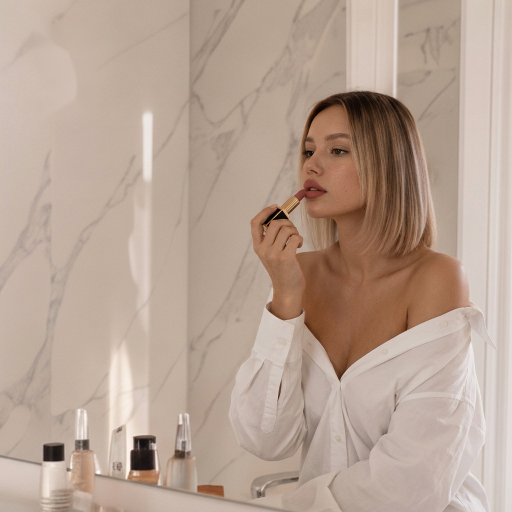
#> input picture assets/venus7-personalized.png, 1024 x 1024 px (shown at 1/2 size)
$ python prepare_venus_cover_cutout.py
#> lines starting #> are read from the running program, lines starting #| are printed output that depends on the picture; after the words box and inside, x2 and y2 are one past the last pixel; in counts of white or black regions, pixels touching at a corner belong together
"""Create an alpha cutout from the approved cover portrait without changing its pixels."""
from pathlib import Path
from PIL import Image, ImageFilter
import cv2,numpy as np
ROOT=Path(__file__).resolve().parents[1]
im=Image.open(ROOT/'assets/venus7-personalized.png').convert('RGB')
#> im is the input picture: PIL image 1024x1024 RGB; mean R, G, B 183.5, 162.3, 148
rgb=np.array(im); h,w=rgb.shape[:2]
#> after `h, w = rgb.shape[:2]`: h = 1024; w = 1024
poly=np.array([(624,204),(653,188),(688,179),(730,176),(778,180),(815,197),(838,224),(852,255),(861,302),(864,350),(870,400),(869,455),(864,490),(894,497),(920,510),(934,532),(941,562),(940,594),(961,607),(979,632),(989,675),(985,730),(980,780),(969,837),(964,886),(974,1023),(540,1023),(533,1000),(507,978),(493,954),(472,930),(454,903),(450,866),(457,829),(473,781),(490,735),(510,680),(525,643),(536,625),(539,601),(526,572),(516,548),(507,526),(501,502),(498,470),(502,445),(515,427),(536,412),(554,406),(573,393),(602,381),(603,364),(599,345),(598,312),(604,279),(608,249),(614,224)],np.int32)
seed=np.zeros((h,w),np.uint8);cv2.fillPoly(seed,[poly],255)
#> after `cv2.fillPoly(seed, [poly], 255)`:
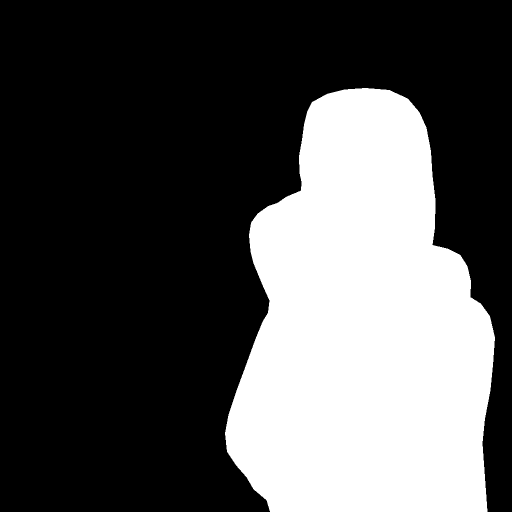
#> seed: shape (1024, 1024) (shown at 1/2 size); 32.2% white; 1 white region, box (x1, y1, x2, y2) and area: (450, 176, 990, 1024) 337119
k=lambda n:cv2.getStructuringElement(cv2.MORPH_ELLIPSE,(n,n))
inner=cv2.erode(seed,k(43));outer=cv2.dilate(seed,k(29))
mask=np.full((h,w),cv2.GC_PR_BGD,np.uint8);mask[seed>0]=cv2.GC_PR_FGD;mask[outer==0]=cv2.GC_BGD;mask[inner>0]=cv2.GC_FGD
cv2.grabCut(cv2.cvtColor(rgb,cv2.COLOR_RGB2BGR),mask,None,np.zeros((1,65),np.float64),np.zeros((1,65),np.float64),6,cv2.GC_INIT_WITH_MASK)
a=np.where((mask==cv2.GC_FGD)|(mask==cv2.GC_PR_FGD),255,0).astype('uint8')
n,lab,st,_=cv2.connectedComponentsWithStats(a,8); main=1+np.argmax(st[1:,4]);a=np.where(lab==main,255,0).astype('uint8')
a=np.array(Image.fromarray(a).filter(ImageFilter.GaussianBlur(1.2)))
# feather at the cropped lower edge of the shirt, not around the face
for y in range(936,1024):a[y]=(a[y].astype('float')*((1023-y)/87)).astype('uint8')
# Remove a detached chair/background fragment below the sleeve and a narrow
# strip of window at the right. No RGB pixels are altered.
exclude=np.zeros((h,w),np.uint8)
cv2.fillPoly(exclude,[np.array([(435,905),(462,924),(495,940),(545,949),(580,952),(585,1023),(435,1023)],np.int32)],255)
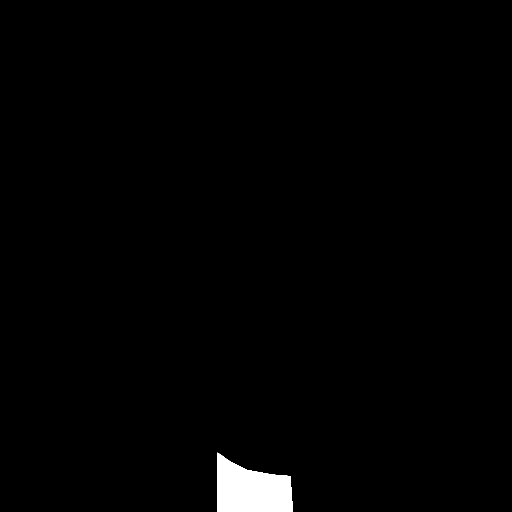
#> exclude: shape (1024, 1024) (shown at 1/2 size); 1.2% white; 1 white region, box (x1, y1, x2, y2) and area: (435, 905, 586, 1024) 12816
cv2.fillPoly(exclude,[np.array([(976,560),(1004,560),(1004,899),(977,899)],np.int32)],255)
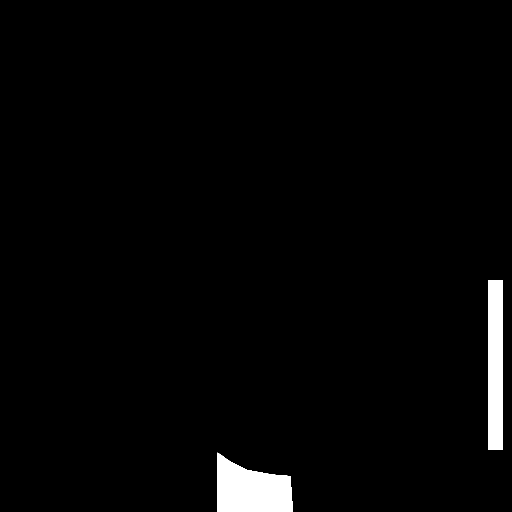
#> exclude: shape (1024, 1024) (shown at 1/2 size); 2.1% white; 2 white regions, box (x1, y1, x2, y2) and area: (435, 905, 586, 1024) 12816, (976, 560, 1005, 900) 9690
exclude=cv2.GaussianBlur(exclude,(9,9),2)
a=(a.astype('float32')*(1-exclude.astype('float32')/255)).astype('uint8')
im.putalpha(Image.fromarray(a));im=im.crop((435,160,1005,1024))
#> after `im.putalpha(Image.fromarray(a))`:
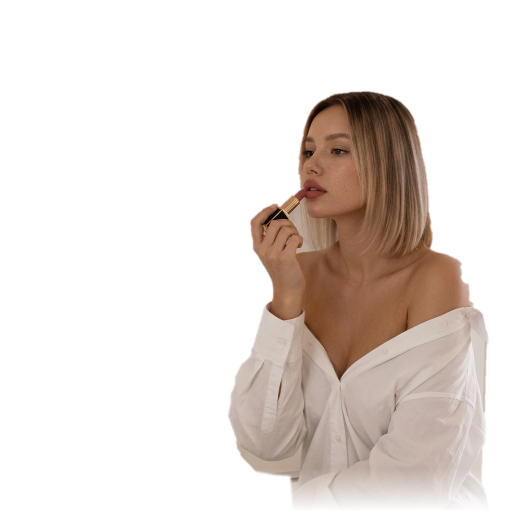
#> im: PIL image 1024x1024 RGBA (shown at 1/2 size); mean R, G, B, A 183.5, 162.3, 148, 73.2; transparent parts drawn white
#> after `im.putalpha(Image.fromarray(a))`:
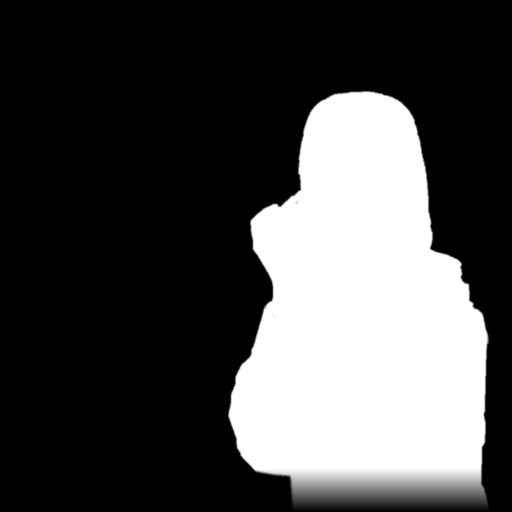
#> a: shape (1024, 1024) (shown at 1/2 size); min 0, max 255, mean 73.2
#> after `im = im.crop((435, 160, 1005, 1024))`:
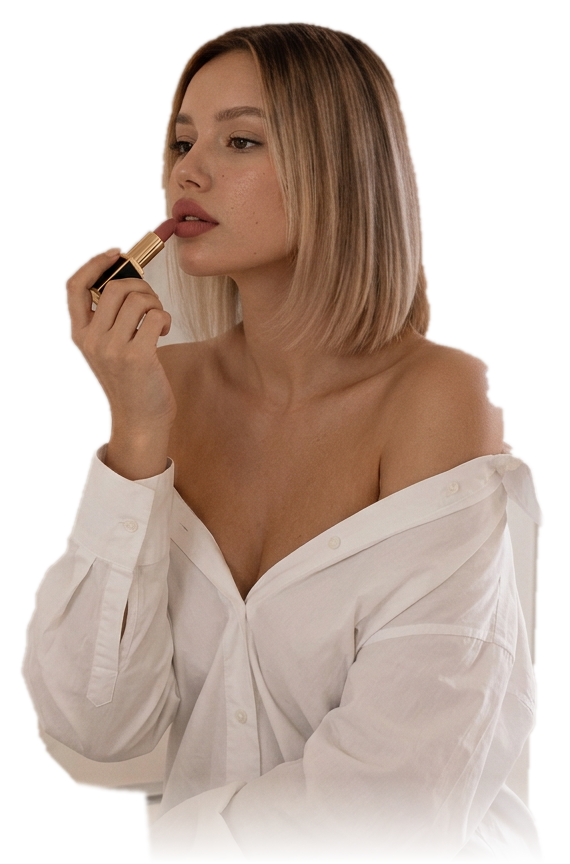
#> im: PIL image 570x864 RGBA; mean R, G, B, A 174.8, 150.3, 135.3, 155.9; transparent parts drawn white
im.save(ROOT/'assets/venus-cover-transparent.png')
print('alpha extents',im.getbbox())
#| alpha extents (19, 20, 545, 863)

$ run again, with assets/houses-beach-reference.png copied over assets/venus7-personalized.png
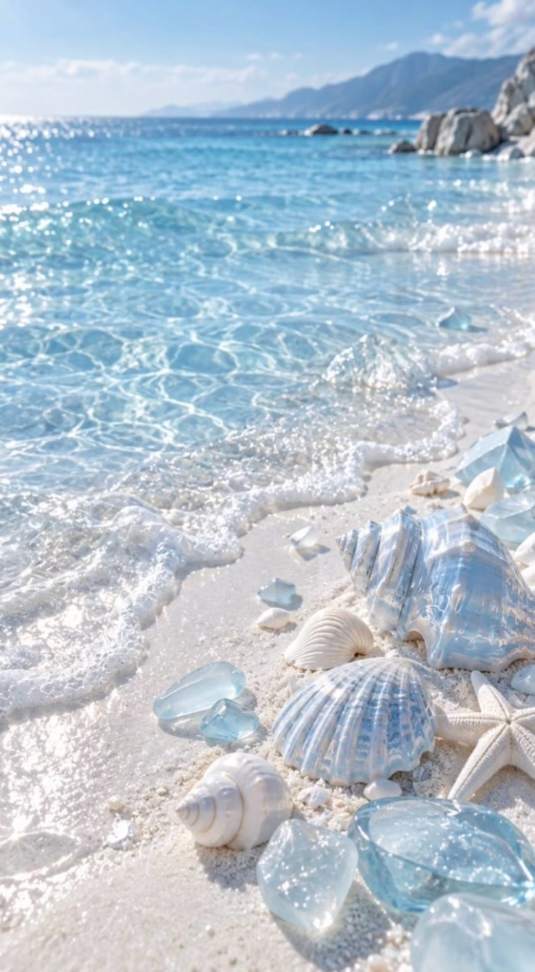
#> input picture assets/houses-beach-reference.png, 1069 x 1943 px (shown at 1/2 size)
#> im is the input picture: PIL image 1069x1943 RGB; mean R, G, B 177.6, 193.5, 207
#> `cv2.fillPoly(seed, [poly], 255)`:
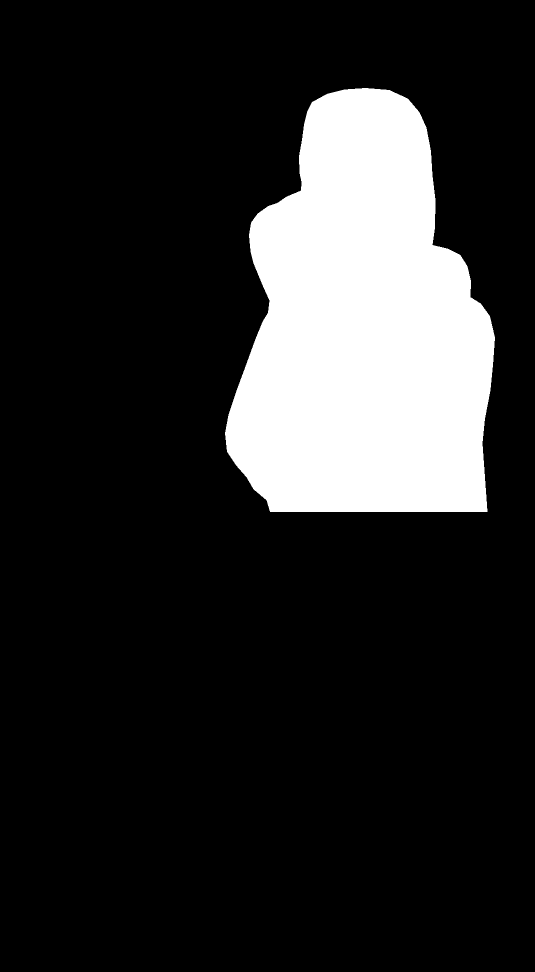
#> seed: shape (1943, 1069) (shown at 1/2 size); 16.2% white; 1 white region, box (x1, y1, x2, y2) and area: (450, 176, 990, 1024) 337119
#> im: PIL image 1069x1943 RGBA
#> `im = im.crop((435, 160, 1005, 1024))`:
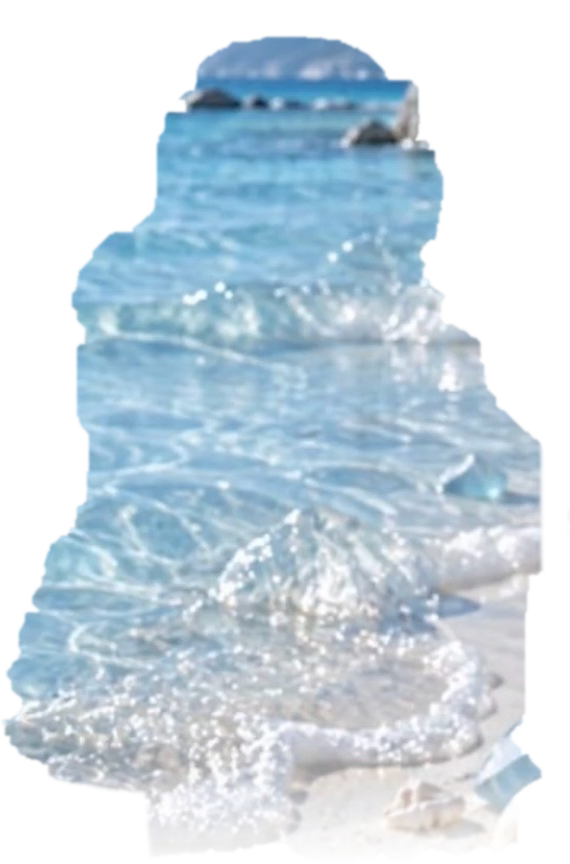
#> im: PIL image 570x864 RGBA; mean R, G, B, A 164.1, 188.8, 206.8, 159.6; transparent parts drawn white
#| alpha extents (0, 34, 570, 863)
